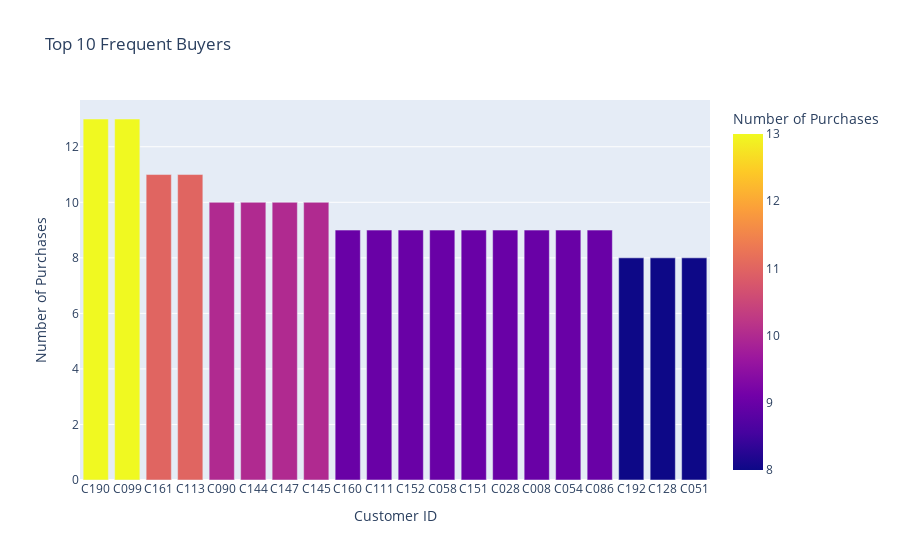

This figure's notebook cell:
### Code cell
purchase_counts = data['Customer_ID'].value_counts().reset_index()
purchase_counts.columns = ['Customer_ID', 'Purchase_Count']
top_buyers = purchase_counts.nlargest(20,'Purchase_Count')
fig = px.bar(top_buyers,
            x='Customer_ID',
            y='Purchase_Count',
            title='Top 10 Frequent Buyers',
            labels={'Purchase_Count': 'Number of Purchases', 'Customer_ID': 'Customer ID'},
            color='Purchase_Count')
fig.show()

### Figure 1 — Plotly figure (JSON) as saved in the notebook; plotly's stock layout.template omitted (floating-point values rounded to 4 significant figures)
{"data": [{"alignmentgroup": "True", "hovertemplate": "Customer ID=%{x}<br>Number of Purchases=%{marker.color}<extra></extra>", "legendgroup": "", "marker": {"color": [13, 13, 11, 11, 10, 10, 10, 10, 9, 9, 9, 9, 9, 9, 9, 9, 9, 8, 8, 8], "coloraxis": "coloraxis", "pattern": {"shape": ""}}, "name": "", "offsetgroup": "", "orientation": "v", "showlegend": false, "textposition": "auto", "type": "bar", "x": ["C190", "C099", "C161", "C113", "C090", "C144", "C147", "C145", "C160", "C111", "C152", "C058", "C151", "C028", "C008", "C054", "C086", "C192", "C128", "C051"], "xaxis": "x", "y": [13, 13, 11, 11, 10, 10, 10, 10, 9, 9, 9, 9, 9, 9, 9, 9, 9, 8, 8, 8], "yaxis": "y"}], "layout": {"barmode": "relative", "coloraxis": {"colorbar": {"title": {"text": "Number of Purchases"}}, "colorscale": [[0, "#0d0887"], [0.1111, "#46039f"], [0.2222, "#7201a8"], [0.3333, "#9c179e"], [0.4444, "#bd3786"], [0.5556, "#d8576b"], [0.6667, "#ed7953"], [0.7778, "#fb9f3a"], [0.8889, "#fdca26"], [1, "#f0f921"]]}, "legend": {"tracegroupgap": 0}, "title": {"text": "Top 10 Frequent Buyers"}, "xaxis": {"anchor": "y", "domain": [0, 1], "title": {"text": "Customer ID"}}, "yaxis": {"anchor": "x", "domain": [0, 1], "title": {"text": "Number of Purchases"}}}}
